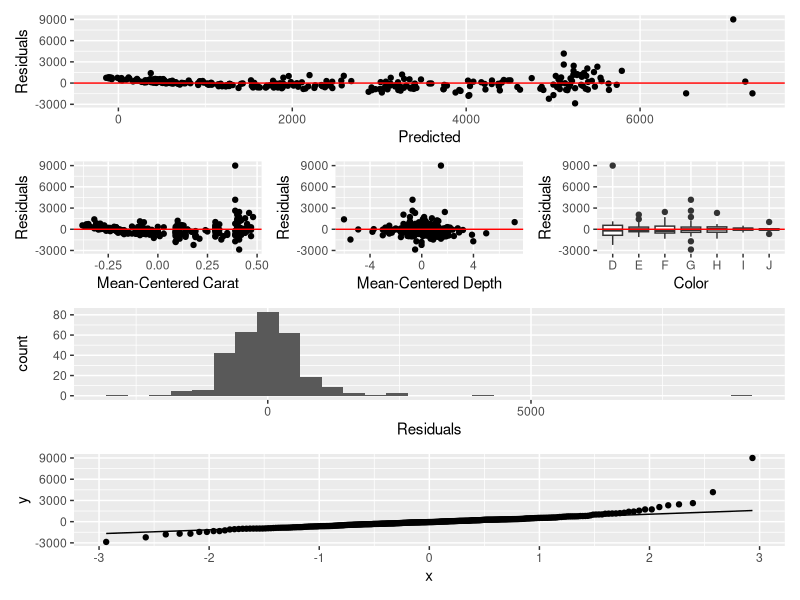

This chart was generated by the following R code:
## ---- chunk 1
knitr::opts_chunk$set(warning=FALSE,
                   message=FALSE, 
                   echo = FALSE)
## ---- chunk 2
library(tidyverse)
library(broom)
library(knitr)
library(patchwork)
## ---- chunk 3
set.seed(12)
diamonds_samp <- ggplot2::diamonds %>% 
  filter(carat < 1.1) %>%
  sample_n(300) %>%
  mutate(caratCent = carat - mean(carat), 
         depthCent = depth - mean(depth), 
         color = factor(as.character(color)), # to fix variable format in model output
         clarity = factor(as.character(clarity)) # to fix variable format in model output
)
## ---- chunk 4
anova <- aov(price ~ clarity, data = diamonds_samp)
kable(tidy(anova),digits = 3)
## ---- chunk 5
model_orig <- lm(price ~ caratCent + depthCent + color + color * caratCent, 
                 data = diamonds_samp)
tidy(model_orig, conf.int = TRUE) %>%
  kable(format = "markdown", digits = 3)
## ---- chunk 6
model_orig_aug <- augment(model_orig)
## ---- chunk 7
p1 <- ggplot(data = model_orig_aug, aes(x = .fitted, y = .resid)) + 
  geom_point() +
  geom_hline(yintercept = 0, color = "red") +
  labs(x = "Predicted", y = "Residuals")

p2 <- ggplot(data = model_orig_aug, aes(x = caratCent, y = .resid)) + 
  geom_point() +
  geom_hline(yintercept = 0, color = "red") +
  labs(x = "Mean-Centered Carat", y = "Residuals")

p3 <- ggplot(data = model_orig_aug, aes(x = depthCent, y = .resid)) + 
  geom_point() +
  geom_hline(yintercept = 0, color = "red") +
  labs(x = "Mean-Centered Depth", y = "Residuals")

p4 <- ggplot(data = model_orig_aug, aes(x = color, y = .resid)) + 
  geom_boxplot() +
  geom_hline(yintercept = 0, color = "red") +
  labs(x = "Color", y = "Residuals")

p5 <- ggplot(data = model_orig_aug, aes(x = .resid)) +
  geom_histogram() +
  labs(x = "Residuals")

p6 <- ggplot(data = model_orig_aug, aes(sample = .resid)) +
  stat_qq() +
  stat_qq_line() 

p1 / (p2 + p3 + p4) / p5 + p6
## ---- chunk 8
diamonds_samp <- diamonds_samp %>%
  mutate(log_price = log(price))
## ---- chunk 9
model_log <- lm(log_price ~ caratCent + depthCent + color + color * caratCent, 
                 data = diamonds_samp)
tidy(model_log, conf.int = TRUE) %>%
  kable(format = "markdown", digits = 3)
